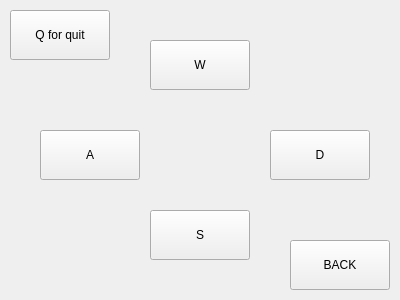
<?xml version="1.0" encoding="UTF-8"?>
<ui version="4.0">
 <class>Form</class>
 <widget class="QWidget" name="Form">
  <property name="geometry">
   <rect>
    <x>0</x>
    <y>0</y>
    <width>400</width>
    <height>300</height>
   </rect>
  </property>
  <property name="windowTitle">
   <string>Form</string>
  </property>
  <widget class="QPushButton" name="forw_but">
   <property name="geometry">
    <rect>
     <x>150</x>
     <y>40</y>
     <width>100</width>
     <height>50</height>
    </rect>
   </property>
   <property name="styleSheet">
    <string notr="true">background-color: rgb(186, 189, 182);
background-color: rgb(87, 227, 137);

QPushButton#forw_but{
background-color:rgba(2, 65, 118, 255);
color:rgba(255, 255, 255, 200);
border-radius:5px;
}
QPushButton#forw_but:pressed{
padding-left:5px;
padding-top:5px;
background-color:rgba(2, 65, 118, 100);
background-position:calc(100% - 10px)center;
}
QPushButton#forw_but:hover{
background-color: rgb(85, 87, 83);
}</string>
   </property>
   <property name="text">
    <string>W</string>
   </property>
  </widget>
  <widget class="QPushButton" name="forw_but_2">
   <property name="geometry">
    <rect>
     <x>270</x>
     <y>130</y>
     <width>100</width>
     <height>50</height>
    </rect>
   </property>
   <property name="styleSheet">
    <string notr="true">background-color: rgb(186, 189, 182);
background-color: rgb(53, 132, 228);

QPushButton#forw_but{
background-color:rgba(2, 65, 118, 255);
color:rgba(255, 255, 255, 200);
border-radius:5px;
}
QPushButton#forw_but:pressed{
padding-left:5px;
padding-top:5px;
background-color:rgba(2, 65, 118, 100);
background-position:calc(100% - 10px)center;
}
QPushButton#forw_but:hover{
background-color: rgb(85, 87, 83);
}</string>
   </property>
   <property name="text">
    <string>D</string>
   </property>
  </widget>
  <widget class="QPushButton" name="forw_but_3">
   <property name="geometry">
    <rect>
     <x>150</x>
     <y>210</y>
     <width>100</width>
     <height>50</height>
    </rect>
   </property>
   <property name="styleSheet">
    <string notr="true">background-color: rgb(186, 189, 182);
background-color: rgb(248, 228, 92);

QPushButton#forw_but{
background-color:rgba(2, 65, 118, 255);
color:rgba(255, 255, 255, 200);
border-radius:5px;
}
QPushButton#forw_but:pressed{
padding-left:5px;
padding-top:5px;
background-color:rgba(2, 65, 118, 100);
background-position:calc(100% - 10px)center;
}
QPushButton#forw_but:hover{
background-color: rgb(85, 87, 83);
}</string>
   </property>
   <property name="text">
    <string>S</string>
   </property>
  </widget>
  <widget class="QPushButton" name="forw_but_4">
   <property name="geometry">
    <rect>
     <x>40</x>
     <y>130</y>
     <width>100</width>
     <height>50</height>
    </rect>
   </property>
   <property name="styleSheet">
    <string notr="true">background-color: rgb(186, 189, 182);
background-color: rgb(229, 165, 10);

QPushButton#forw_but{
background-color:rgba(2, 65, 118, 255);
color:rgba(255, 255, 255, 200);
border-radius:5px;
}
QPushButton#forw_but:pressed{
padding-left:5px;
padding-top:5px;
background-color:rgba(2, 65, 118, 100);
background-position:calc(100% - 10px)center;
}
QPushButton#forw_but:hover{
background-color: rgb(85, 87, 83);
}</string>
   </property>
   <property name="text">
    <string>A</string>
   </property>
  </widget>
  <widget class="QPushButton" name="forw_but_5">
   <property name="geometry">
    <rect>
     <x>10</x>
     <y>10</y>
     <width>100</width>
     <height>50</height>
    </rect>
   </property>
   <property name="styleSheet">
    <string notr="true">background-color: rgb(186, 189, 182);
background-color: rgb(246, 97, 81);

QPushButton#forw_but{
background-color:rgba(2, 65, 118, 255);
color:rgba(255, 255, 255, 200);
border-radius:5px;
}
QPushButton#forw_but:pressed{
padding-left:5px;
padding-top:5px;
background-color:rgba(2, 65, 118, 100);
background-position:calc(100% - 10px)center;
}
QPushButton#forw_but:hover{
background-color: rgb(85, 87, 83);
}</string>
   </property>
   <property name="text">
    <string>Q for quit</string>
   </property>
  </widget>
  <widget class="QPushButton" name="back_but">
   <property name="geometry">
    <rect>
     <x>290</x>
     <y>240</y>
     <width>100</width>
     <height>50</height>
    </rect>
   </property>
   <property name="styleSheet">
    <string notr="true">background-color: rgb(186, 189, 182);
background-color: rgb(246, 97, 81);

QPushButton#forw_but{
background-color:rgba(2, 65, 118, 255);
color:rgba(255, 255, 255, 200);
border-radius:5px;
}
QPushButton#forw_but:pressed{
padding-left:5px;
padding-top:5px;
background-color:rgba(2, 65, 118, 100);
background-position:calc(100% - 10px)center;
}
QPushButton#forw_but:hover{
background-color: rgb(85, 87, 83);
}</string>
   </property>
   <property name="text">
    <string>BACK</string>
   </property>
  </widget>
 </widget>
 <resources/>
 <connections/>
</ui>
